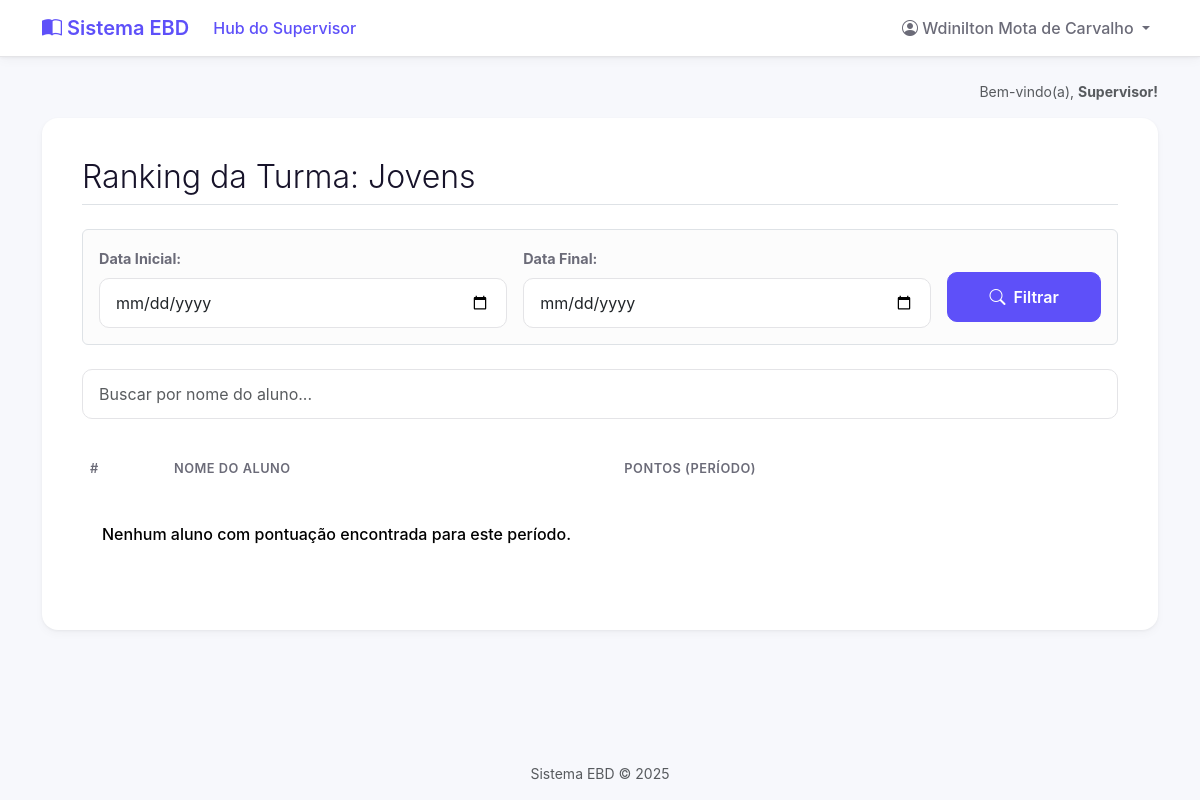
Page /turma/1/detalhes/ (signed in) on the earlier database version.
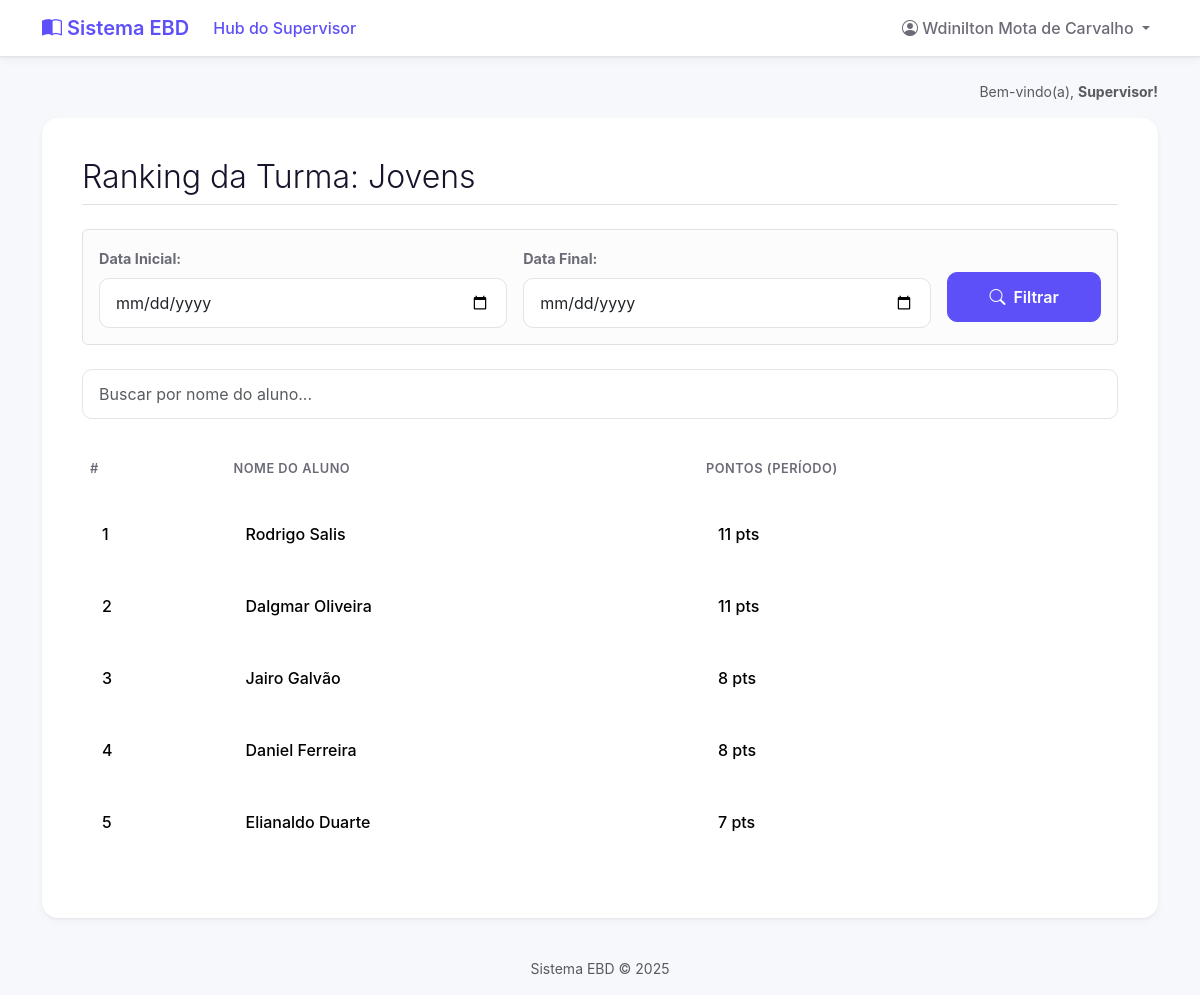
Same page on the later database version.
### core/models.py (models this page shows, shortened)
class Aluno(models.Model):
    user = models.OneToOneField(
        User,
        on_delete=models.CASCADE,
        related_name='aluno', # Permite fazer request.user.aluno
        null=True,
        blank=True
    )
    nome_completo = models.CharField(max_length=255)
    turma = models.ForeignKey(
        Turma,
        on_delete=models.CASCADE,
        related_name='alunos'
    )
    pontos_totais = models.IntegerField(default=0)
    data_cadastro = models.DateTimeField(auto_now_add=True)

### core/views.py (the view)
# urls.py: path('turma/<int:turma_id>/detalhes/', views.detalhes_turma, name='detalhes_turma'),
@login_required
def detalhes_turma(request, turma_id):
    permissores = permissoes_context(request)
    turma = get_object_or_404(Turma, id=turma_id)
    acesso_permitido = False
    if permissores['is_supervisor']:
        acesso_permitido = True
    elif permissores['is_professor'] and request.user in turma.professores.all():
        acesso_permitido = True
    elif permissores['is_aluno'] and request.user.aluno.turma == turma:
        acesso_permitido = True
    if not acesso_permitido:
        return HttpResponseForbidden("<h1>Acesso Negado</h1><p>Você não tem permissão para ver esta turma.</p>")
    data_inicio = request.GET.get('data_inicio')
    data_fim = request.GET.get('data_fim')
    date_filter = Q()
    if data_inicio:
        date_filter &= Q(registros_de_chamada__chamada__data__gte=data_inicio)
    if data_fim:
        date_filter &= Q(registros_de_chamada__chamada__data__lte=data_fim)
    ranking_alunos_turma = Aluno.objects.filter(
        turma=turma # 1. Filtra apenas alunos desta turma
    ).annotate(
        pontos_no_periodo=Sum( # 2. Calcula os pontos no período
            'registros_de_chamada__pontos_ganhos',
            filter=date_filter
        )
    ).filter(
        pontos_no_periodo__gt=0 # 3. Remove alunos sem pontos no período
    ).order_by(
        '-pontos_no_periodo' # 4. Ordena
    )
    contexto = {
        'turma': turma,
        'ranking_alunos_turma': ranking_alunos_turma,
        'data_inicio': data_inicio,
        'data_fim': data_fim,
    }
    return render(request, 'detalhes_turma.html', contexto)

### core/context_processors.py (called while the page is built)
def permissoes_context(request):
    is_professor = False
    is_aluno = False
    is_supervisor = False
    aluno = None
    if request.user.is_authenticated:
        is_supervisor = request.user.groups.filter(name='Supervisores').exists()
        is_professor = request.user.groups.filter(name='Professores').exists()
        try:
            aluno = request.user.aluno
            is_aluno = True
        except:
            is_aluno = False
    return {
        'is_supervisor': is_supervisor,
        'is_professor': is_professor,
        'is_aluno': is_aluno,
        'aluno_global': aluno,
    }

### templates/detalhes_turma.html (shortened to what this page needs)
{% extends 'base.html' %}
{% block content %}
    <h2 class="fw-light border-bottom pb-2 mb-4">Ranking da Turma: {{ turma.nome }}</h2>
    {% include '_partials/date_filter_form.html' %}
    <input type="text" id="searchInput" onkeyup="filterTable('searchInput', 'searchableTable')"
           placeholder="Buscar por nome do aluno..." class="form-control search-box mb-4">
    <div class="table-responsive">
        <table class="table table-hover align-middle" id="searchableTable">
            <thead>
                <tr>
                    <th class="posicao">#</th>
                    <th>Nome do Aluno</th>
                    <th class="pontos">Pontos (Período)</th>
                </tr>
            </thead>
            <tbody>
                {% for aluno in ranking_alunos_turma %}
                <tr>
                    <td class="posicao">{{ forloop.counter }}</td>
                    <td>{{ aluno.nome_completo }}</td>
                    <td class="pontos">{{ aluno.pontos_no_periodo }} pts</td>
                </tr>
                {% empty %}
                <tr>
                    <td colspan="3">Nenhum aluno com pontuação encontrada para este período.</td>
                </tr>
                {% endfor %}
            </tbody>
        </table>
    </div>
{% endblock %}

Differences in the rows shown:
added Aluno: nome_completo "Rodrigo Salis", pontos_no_periodo "11"
added Aluno: nome_completo "Dalgmar Oliveira", pontos_no_periodo "11"
added Aluno: nome_completo "Jairo Galvão", pontos_no_periodo "8"
added Aluno: nome_completo "Daniel Ferreira", pontos_no_periodo "8"
added Aluno: nome_completo "Elianaldo Duarte", pontos_no_periodo "7"
Other differences:
text no longer shown: "Nenhum aluno com pontuação encontrada para este período."
